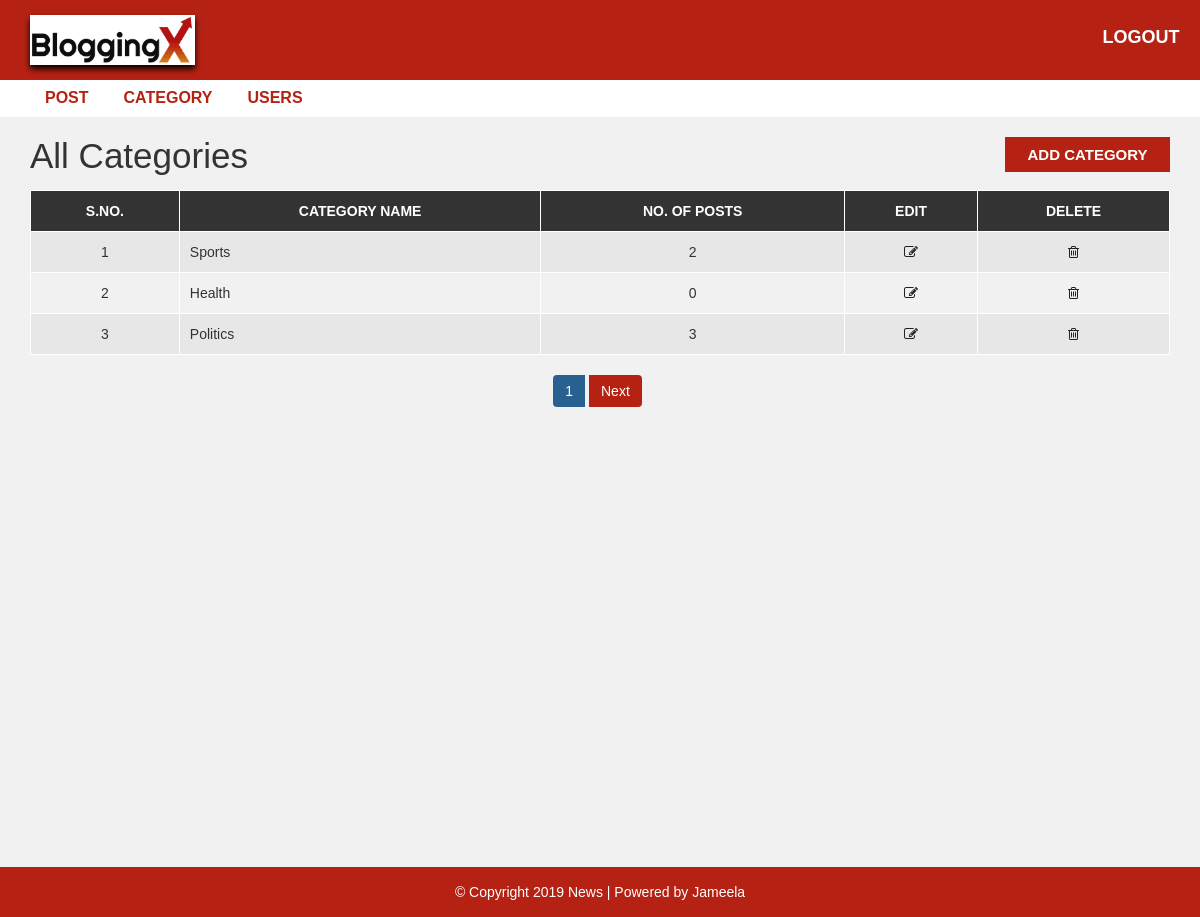
Screenshot of /admin/category.php (signed in) with the database file from the repository.
### tables this page shows
CREATE TABLE `category` (
  `category_id` int(11) NOT NULL,
  `category_name` varchar(100) NOT NULL,
  `post` int(11) NOT NULL DEFAULT 0
);

### admin/category.php (the view, shortened to what this page needs)
<?php include "header.php"; ?>
<div id="admin-content">
    <div class="container">
        <div class="row">
            <div class="col-md-10">
                <h1 class="admin-heading">All Categories</h1>
            </div>
            <div class="col-md-2">
                <a class="add-new" href="add-category.php">add category</a>
            </div>
            <div class="col-md-12">
              <?php
                include 'config.php';
                  $limit = 3;
                  if(isset($_GET["page"])){
                      $page = $_GET["page"];
                  }
                  else{
                      $page = 1;
                  };
                  $offset = ($page-1)* $limit;
              $sql = "SELECT * FROM  category ORDER BY category_id DESC Limit $offset,$limit";
              $result = mysqli_query($conn, $sql);
              if (mysqli_num_rows($result) > 0) {
                  $table = '<table class="content-table">';
                  $table .= '<thead>
                                  <th>S.No.</th>
                                  <th>Category Name</th>
                                  <th>No. of Posts</th>
                                  <th>Edit</th>
                                  <th>Delete</th>
                              </thead>
                              <tbody>';
                    $serial = $offset + 1;
                  while($row = mysqli_fetch_assoc($result)) {
                    $table .= "<tr>
                            <td class='id'>{$serial}</td>
                            <td>{$row["category_name"]}</td>
                            <td>{$row["post"]}</td>
                            <td class='edit'><a href='update-category.php?id={$row['category_id']}' ><i class='fa fa-edit'></i></a></td>
                            <td class='delete'><a href='delete-category.php?id={$row['category_id']}'><i class='fa fa-trash-o'></i></a></td>
                        </tr>";
                        $serial++;
                  }
                  $table .= '</tbody></table>';
                  echo $table;
              } else {
                  echo "<h3>No Results Found.</h3>";
              }
              $sql1 = "SELECT COUNT(category_id) FROM category";
              $result_1 = mysqli_query($conn,$sql1);
              $row_db = mysqli_fetch_row($result_1);
              $total_record = $row_db[0];
              $total_page = ( $total_record / $limit);
              echo  "<ul class='pagination admin-pagination'>";
                  if($total_record > $limit){
                      for ($i=1; $i<=$total_page ; $i++) {
                          if($i == $page){
                              $cls ='btn-primary active';
                          }else{
                              $cls ='btn-primary';
                          }
                          echo"<li><a href='category.php?page=".$i."' class='{$cls}'>$i</a></li>";
                      }
                  }
                  if($total_page>$page){
                      echo"<li> <a href='category.php?page=".($page+1)."'>Next</a></li>";
                  }
              echo "</ul>";
              ?>
            </div>
        </div>
    </div>
</div>
<?php include "footer.php"; ?>

### css/style.css (style rules this page uses)
body { background: #f1f1f1; font-family: sans-serif,arial,Helvetica; }
a, a:hover, a:focus { text-decoration: none; outline: none; }
ul { margin:0; padding:0; list-style:none; }
#admin-content { padding: 20px 0; min-height: 750px; }
#admin-content .admin-heading { font-size: 35px; margin: 0 0 15px; }
#admin-content .add-new { color: #fff; background-color: #b52213; font-size: 15px; font-weight: 600; text-align: center; text-transform: uppercase; padding: 7px 10px; display: block; transition: all 0.3s; }
#admin-content .content-table { border: 1px solid #000; width: 100%; margin: 0 0 20px; }
#admin-content .content-table thead { color: #fff; background-color: #333; }
#admin-content .content-table th { padding: 10px; border: 1px solid #fff; font-weight: 600; text-align: center; text-transform: uppercase; }
#admin-content .content-table tbody { color: #333; }
#admin-content .content-table tbody tr { background-color: #e7e7e7; }
#admin-content .content-table tbody tr:nth-child(even) { background-color: transparent; }
#admin-content .content-table tbody td { padding: 10px; border: 1px solid #fff; text-align: center; }
#admin-content .content-table tbody td:nth-child(2) { text-align: left; }
#admin-content .admin-pagination { margin: 0; }
#admin-content .admin-pagination li a { display: block; }
.id, .edit, .delete { text-align:center; }
.pagination { display: block; text-align: center; margin: 0; }
.pagination li { display:inline-block; margin: 0 5px 0 0; }
.pagination li a { border: none; background: #b52213; color: #fff; }
i.fa { color:#222; }

### rows the page displays
category: category_name "Sports", post "2"
category: category_name "Health", post "0"
category: category_name "Politics", post "3"
